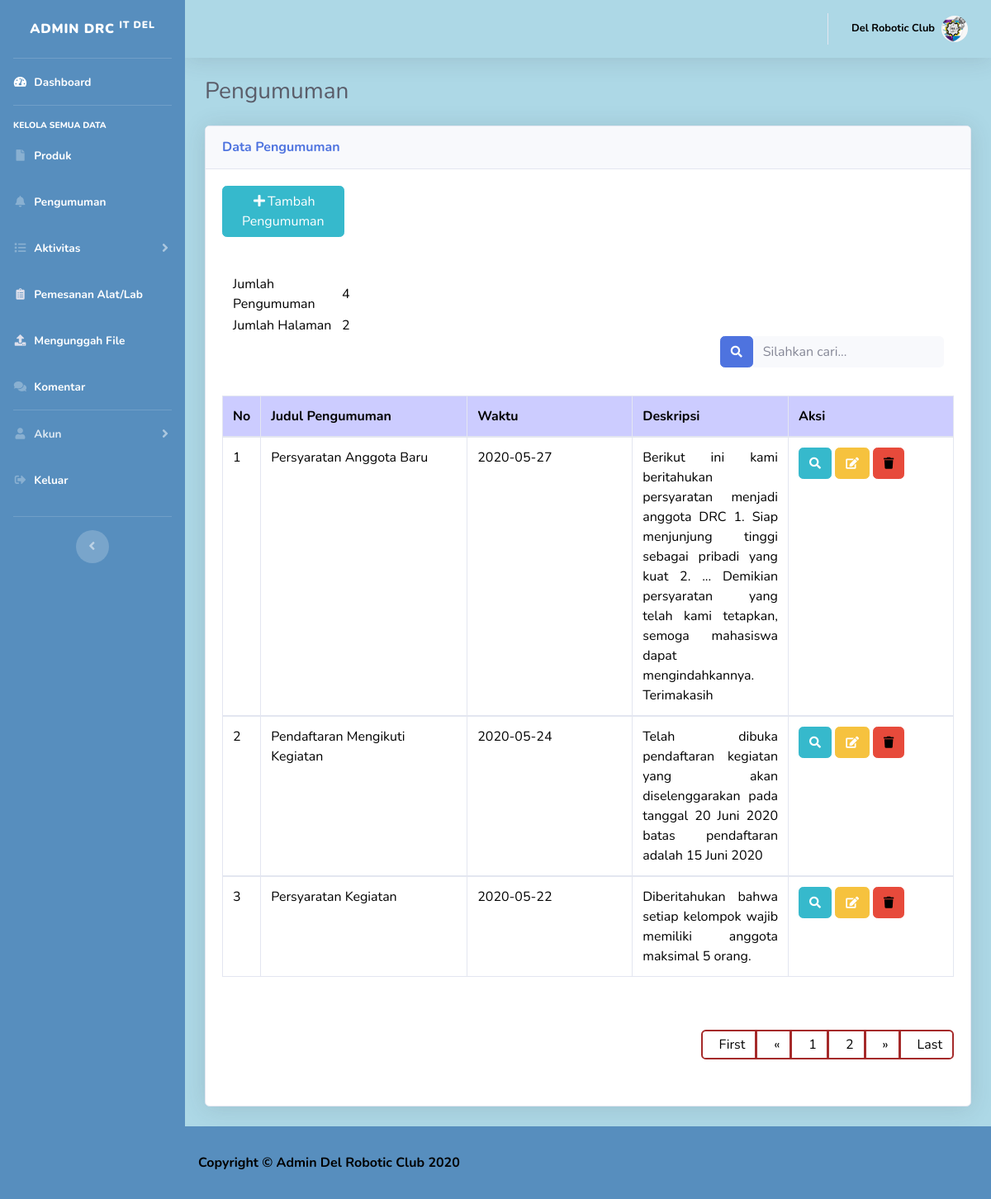
Page /admin/pengumuman.php on the committed database.
### tables this page shows
CREATE TABLE `pengumuman` (
  `id_pengumuman` int(20) NOT NULL,
  `judul` varchar(100) NOT NULL,
  `deskripsi` varchar(500) NOT NULL,
  `waktu` date DEFAULT NULL
);

### admin/pengumuman.php (the view, shortened to what this page needs)
<!DOCTYPE html>
<html lang="en">
<head>
  <?php
    include 'commons/header.php';
  ?>
</head>
<body id="page-top">
  <div id="wrapper">
        <div class="container-fluid">
          <h1 class="h3 mb-2 text-gray-800">Pengumuman</h1>
          <div class="card shadow mb-4">
            <div class="card-header py-3">
              <h6 class="m-0 font-weight-bold text-primary">Data Pengumuman</h6>
            </div>
            <div class="card-body">
            <a style="margin-bottom:20px" class="btn btn-info col-md-2" href="tambah_pengumuman.php">
              <span class="fas fa-fw fa-plus"></span>Tambah Pengumuman
            </a><br/><br/>
              <div class="table-responsive">
              <?php
                include 'database/koneksi.php';
              ?>
              <?php
                $per_hal=3;
                $jumlah_record=mysqli_query($koneksi, "SELECT * from pengumuman");
                $jum=mysqli_num_rows($jumlah_record);
                $halaman=ceil($jum / $per_hal);
                $page = (isset($_GET['page'])) ? (int)$_GET['page'] : 1;
                $start = ($page - 1) * $per_hal;
              ?>
              <div class="col-md-12">
                <table class="col-md-2" style="color:black">
                  <tr>
                    <td>Jumlah Pengumuman</td>
                    <td><?php echo $jum; ?></td>
                  </tr>
                  <tr>
                    <td>Jumlah Halaman</td>
                    <td><?php echo $halaman; ?></td>
                  </tr>
                </table>
              </div>
              <form action="cari_pengumuman.php" class="input-group col-md-4 col-md-offset-8" style="float:right;">
                <div class="input-group">
                <button class="btn btn-primary" type="button">
                      <i class="fas fa-search fa-sm"></i>
                    </button>
                  <input style="color:black" type="text" class="form-control bg-light border-0 small" name="cari" placeholder="Silahkan cari..." aria-label="Search" aria-describedby="basic-addon2">
                </div>
              </form><br><br><br>
              <?php
                if(isset($_GET['cari'])){
                  echo '<div> <b>Hasil pencarian dengan kata kunci "'. $_GET['cari'] .'"</b></div><br/>';
                  $cari=mysqli_real_escape_string($koneksi, $_GET['cari']);
                  $pengumuman=mysqli_query($koneksi, "SELECT * FROM pengumuman WHERE id_pengumuman like '%$cari%' or judul like '%$cari%'");
                }else{
                  $pengumuman=mysqli_query($koneksi, "SELECT * FROM pengumuman ORDER BY waktu DESC limit $start, $per_hal");
                }
                $no=1;
                $count = mysqli_num_rows($pengumuman);
                if($count == null){
                  if(isset($_GET['cari'])){
                    echo "<script>alert('Pengumuman $cari tidak ada') ;window.location = 'pengumuman.php'</script>";
                  }
                }else{
                ?>
                  <table class="table table-bordered" style="color:black" width="100%" cellspacing="0">
                    <thead style="background: #CCCCFF;">
                      <tr><center>
                        <th>No</th>
                        <th style="width:250px;">Judul Pengumuman</th>
                        <th style="width:200px;">Waktu</th>
                        <th>Deskripsi</th>
                        <th style="width:200px;">Aksi</th></center>
                      </tr>
                    </thead>
                    <?php
                      while($b=mysqli_fetch_array($pengumuman)){
                    ?>
                    <tbody>
                      <tr>
                        <td><?php echo $no++ ?></td>
                        <td><?php echo $b['judul']?></td>
                        <td><?php echo $b['waktu'] ?></td>
                        <td style="text-align:justify;"><?php echo $b['deskripsi']?></td>
                        <td>
                          <a href="detail_pengumuman.php?id=<?php echo $b['id_pengumuman']; ?>" class="btn btn-info">
                            <span class="fas fa-search fa-sm"></span></a>
                          <a href="edit_pengumuman.php?id=<?php echo $b['id_pengumuman']; ?>" class="btn btn-warning">
                            <span class="fas fa-edit fa-sm"></span></a>
                          <a onclick="if(confirm('Apakah anda yakin ingin menghapus data ini ??')){
                            location.href='hapus_pengumuman.php?id=<?php echo $b['id_pengumuman']; ?>' }" class="btn btn-danger">
                            <span class="fas fa-trash fa-sm"></span></a>
                        </td>
                      </tr>
                    </tbody>
                    <?php }?>
                  </table><br><br>
                <center>
                <ul class="pagination a" style="margin-left:740px;">
                  <?php
                    if($page == 1){
                        ?>
                          <li class="page-item"><a class="page-link" href="#">First</a></li>
                          <li class="page-item"><a class="page-link" href="#">&laquo;</a></li>
                        <?php
                        }else{
                          $link_prev = ($page > 1)? $page - 1 : 1;
                        ?>
                          <li class="page-item"><a class="page-link" href="pengumuman.php?page=1">First</a></li>
                          <li class="page-item"><a class="page-link" href="pengumuman.php?page=<?php echo $link_prev; ?>">&laquo;</a></li>
                        <?php
                        }
                    for($x = 1;$x <= $halaman; $x++){?>
                      <li class="page-item" ><a class="page-link" href="?page=<?php echo $x?>"><?php echo $x ?></a></li>
                        <?php } ?>
                        <?php
                        if($page == $halaman){  ?>
                        <li class="page-item"><a class="page-link" href="#">&raquo;</a></li>
                        <li class="page-item"><a class="page-link" href="#">Last</a></li>
                        <?php }
                        else{
                            $link_next = ($page < $halaman)? $page + 1 : $halaman;
                        ?>
                            <li class="page-item"><a class="page-link" href="pengumuman.php?page=<?php echo $link_next; ?>">&raquo;</a></li>
                            <li class="page-item"><a class="page-link" href="pengumuman.php?page=<?php echo $halaman; ?>">Last</a></li>
                        <?php }
                        ?>
                </ul>
                </center>
                <?php }?>
              </div>
            </div>
          </div>
        </div>
      </div>
      <?php
        include 'commons/footer.php'
      ?>
</body>
</html>

### admin/pengumuman.php (style rules this page uses)
.pagination > li > a, .pagination > li > span { padding-left: 20px; line-height: 1; margin-bottom: 20px; border: 2px solid brown; box: #1B242F; }
.a { float: right; }
.page-link { color:black; }

### rows in the picture
pengumuman: judul "Persyaratan Anggota Baru", waktu "2020-05-27", deskripsi "Berikut ini kami beritahukan persyaratan menjadi anggota DRC 1. Siap menjunjung tinggi sebagai pribadi yang kuat 2. ... Demikian persyaratan yang telah kami tetapkan, semoga mahasiswa dapat mengindahkannya. Terimakasih"
pengumuman: judul "Pendaftaran Mengikuti Kegiatan", waktu "2020-05-24", deskripsi "Telah dibuka pendaftaran kegiatan yang akan diselenggarakan pada tanggal 20 Juni 2020 batas pendaftaran adalah 15 Juni 2020"
pengumuman: judul "Persyaratan Kegiatan", waktu "2020-05-22", deskripsi "Diberitahukan bahwa setiap kelompok wajib memiliki anggota maksimal 5 orang."

### other values in the picture
$jum "4"
$halaman "2"
